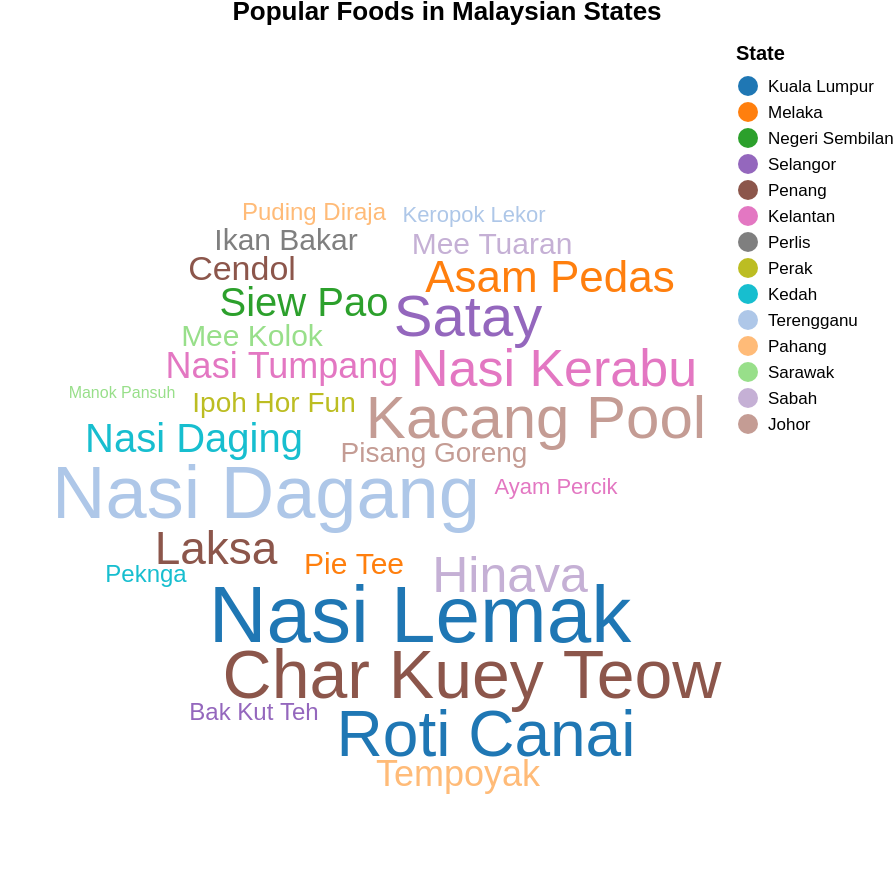

Write a Vega-Lite specification for this figure.
### Vega specification from a JSON file in a GitHub repository (floating-point values rounded to 4 significant figures)
{"$schema": "https://vega.github.io/schema/vega/v5.json", "title": {"text": "Popular Foods in Malaysian States", "anchor": "middle", "dy": -5}, "width": 350, "height": 420, "padding": 0, "signals": [{"name": "selectedState", "value": "All States", "bind": {"input": "select", "name": "Choose a state: ", "options": ["All States", "Kuala Lumpur", "Penang", "Kelantan", "Perlis", "Perak", "Kedah", "Terengganu", "Pahang", "Sarawak", "Sabah", "Johor", "Melaka", "Negeri Sembilan", "Selangor"]}}], "data": [{"name": "raw", "values": [{"food": "Nasi Lemak", "state": "Kuala Lumpur", "popularity": 95}, {"food": "Roti Canai", "state": "Kuala Lumpur", "popularity": 88}, {"food": "Asam Pedas", "state": "Melaka", "popularity": 79}, {"food": "Siew Pao", "state": "Negeri Sembilan", "popularity": 77}, {"food": "Satay", "state": "Selangor", "popularity": 85}, {"food": "Laksa", "state": "Penang", "popularity": 80}, {"food": "Cendol", "state": "Penang", "popularity": 75}, {"food": "Char Kuey Teow", "state": "Penang", "popularity": 90}, {"food": "Nasi Kerabu", "state": "Kelantan", "popularity": 83}, {"food": "Nasi Tumpang", "state": "Kelantan", "popularity": 76}, {"food": "Ayam Percik", "state": "Kelantan", "popularity": 70}, {"food": "Ikan Bakar", "state": "Perlis", "popularity": 73}, {"food": "Ipoh Hor Fun", "state": "Perak", "popularity": 72}, {"food": "Nasi Daging", "state": "Kedah", "popularity": 77}, {"food": "Peknga", "state": "Kedah", "popularity": 71}, {"food": "Nasi Dagang", "state": "Terengganu", "popularity": 93}, {"food": "Keropok Lekor", "state": "Terengganu", "popularity": 70}, {"food": "Tempoyak", "state": "Pahang", "popularity": 76}, {"food": "Puding Diraja", "state": "Pahang", "popularity": 71}, {"food": "Mee Kolok", "state": "Sarawak", "popularity": 73}, {"food": "Manok Pansuh", "state": "Sarawak", "popularity": 67}, {"food": "Hinava", "state": "Sabah", "popularity": 82}, {"food": "Mee Tuaran", "state": "Sabah", "popularity": 73}, {"food": "Kacang Pool", "state": "Johor", "popularity": 86}, {"food": "Pisang Goreng", "state": "Johor", "popularity": 72}, {"food": "Pie Tee", "state": "Melaka", "popularity": 73}, {"food": "Bak Kut Teh", "state": "Selangor", "popularity": 71}]}, {"name": "allStatesLayout", "source": "raw", "transform": [{"type": "wordcloud", "size": [380, 430], "text": {"field": "food"}, "font": "sans-serif", "fontSize": {"field": "popularity"}, "fontSizeRange": [8, 40], "rotate": 0, "padding": 1}]}], "scales": [{"name": "stateColor", "type": "ordinal", "domain": {"data": "raw", "field": "state"}, "range": ["#1f77b4", "#ff7f0e", "#2ca02c", "#9467bd", "#8c564b", "#e377c2", "#7f7f7f", "#bcbd22", "#17becf", "#aec7e8", "#ffbb78", "#98df8a", "#c5b0d5", "#c49c94"]}], "legends": [{"fill": "stateColor", "title": "State", "orient": "right", "labelFontSize": 8.5, "titleFontSize": 10}], "marks": [{"type": "text", "from": {"data": "allStatesLayout"}, "encode": {"enter": {"text": {"field": "food"}, "align": {"value": "center"}, "baseline": {"value": "alphabetic"}, "font": {"value": "sans-serif"}, "fontSize": {"field": "fontSize"}, "x": {"field": "x"}, "y": {"field": "y"}, "angle": {"field": "angle"}, "fill": {"scale": "stateColor", "field": "state"}}, "update": {"opacity": [{"test": "selectedState == 'All States' || datum.state == selectedState", "value": 1}, {"value": 0.1}]}, "hover": {"opacity": {"value": 0.8}}}}]}
